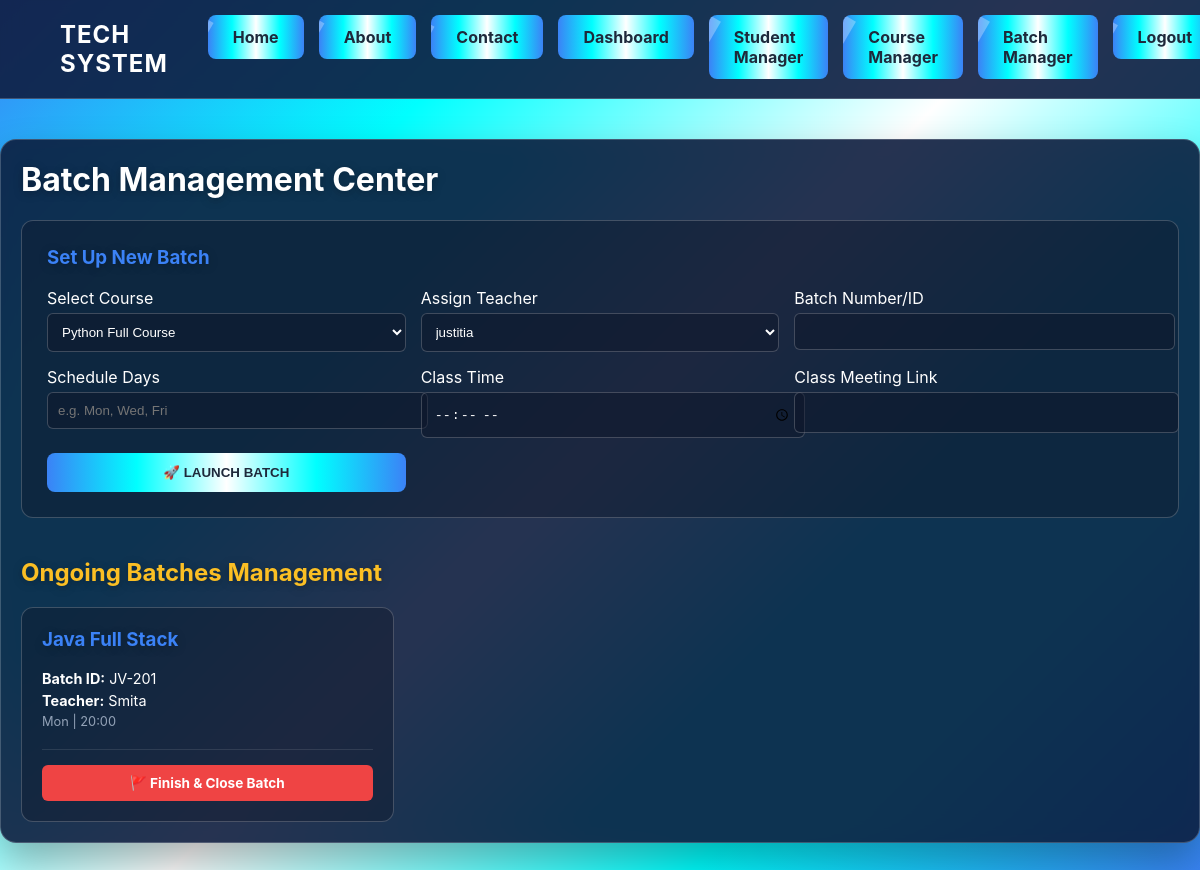
The app's page /batch-manager (signed in) with its own data.
### app/models.py (models this page shows)
class Batch(models.Model):
    batch_number = models.CharField(max_length=50, unique=True)
    course = models.ForeignKey(Course, on_delete=models.CASCADE)
    teacher = models.ForeignKey(Teacher, on_delete=models.SET_NULL, null=True)
    class_link = models.URLField(max_length=500, null=True, blank=True)
    is_completed = models.BooleanField(default=False)
    schedule_days = models.CharField(
        max_length=100,
        help_text="e.g. Mon, Wed, Fri"
    )
    schedule_time = models.TimeField(null=True, blank=True)
    is_completed = models.BooleanField(default=False)
    completion_requested = models.BooleanField(default=False)

class Course(models.Model):
    title = models.CharField(max_length=100)
    description = models.TextField()
    subject_code = models.CharField(max_length=20, unique=True)
    fee = models.DecimalField(max_digits=10, decimal_places=2, default=0.00)
    is_paid = models.BooleanField(default=False)
    is_free = models.BooleanField(default=False)

class Teacher(models.Model):
    name = models.CharField(max_length=100)
    email = models.EmailField(unique=True)
    password = models.CharField(max_length=100)
    is_active = models.BooleanField(default=False) # Admin must allow them to join

### app/views.py (the view, shortened to what this page needs)
# urls.py: path('batch-manager', views.batch_manager, name='batch_manager'),
def batch_manager(request):
    if request.session.get('role') != 'superadmin':
        return redirect('/login')
    if request.method == "POST" and request.POST.get('create_batch'):
        return redirect('/batch-manager')
    completion_requests = Batch.objects.filter(
        completion_requested=True,
        is_completed=False
    ).select_related('course', 'teacher')
    active_batches = Batch.objects.filter(
        is_completed=False,
        completion_requested=False
    ).select_related('course', 'teacher')
    return render(request, 'batch_manager.html', {
        'completion_requests': completion_requests,
        'active_batches': active_batches,
        'courses': Course.objects.all(),
        'teachers': Teacher.objects.filter(is_active=True)
    })

### app/templates/batch_manager.html (shortened to what this page needs)
{% load static %}
<!DOCTYPE html>
<html lang="en">
<head>
    <link rel="stylesheet" href="{% static 'css/style.css' %}?v=1.9">
</head>
<body>
    <nav class="navbar">
        <div class="logo"><strong>TECH SYSTEM</strong></div>
        <ul class="nav-links">
            <li><a href="/home">Home</a></li>
            <li><a href="/aboutus">About</a></li>
            <li><a href="/contactus">Contact</a></li>
            {% if request.session.role == 'admin' or request.session.role == 'superadmin' %}
                <li><a href="/admin-dash">Dashboard</a></li>
                <li><a href="/student-manager">Student Manager</a></li>
                <li><a href="/course-manager">Course Manager</a></li>
                <li><a href="/batch-manager">Batch Manager</a></li>
            {% endif %}
            {% if request.session.role %}
                <li><a href="/logout">Logout</a></li>
            {% else %}
                <li><a href="/login">Login</a></li>
                <li><a href="/register">Register</a></li>
            {% endif %}
        </ul>
    </nav>
   <div class="container" style="max-width: 1200px; margin: 40px auto; padding: 20px;">
        <h1>Batch Management Center</h1>
        <div style="background: rgba(15, 23, 42, 0.4); padding: 25px; border-radius: 12px; border: 1px solid var(--border); margin-bottom: 40px;">
            <h3 style="margin-top: 0; color: #3b82f6;">Set Up New Batch</h3>
            <form action="/batch-manager" method="POST" style="display: grid; grid-template-columns: 1fr 1fr 1fr; gap: 15px;">
                <div>
                    <label>Select Course</label>
                    <select name="course_id" required>
                        {% for c in courses %}<option value="{{ c.id }}">{{ c.title }}</option>{% endfor %}
                    </select>
                </div>
                <div>
                    <label>Assign Teacher</label>
                    <select name="teacher_id" required>
                        {% for t in teachers %}<option value="{{ t.id }}">{{ t.name }}</option>{% endfor %}
                    </select>
                </div>
                <div>
                    <label>Batch Number/ID</label>
                    <input type="text" name="batch_num" required>
                </div>
                <div>
                    <label>Schedule Days</label>
                    <input type="text" name="days" placeholder="e.g. Mon, Wed, Fri" required>
                </div>
                <div>
                    <label>Class Time</label>
                    <input type="time" name="time" required>
                </div>
                <div>
                    <label>Class Meeting Link</label>
                    <input type="url" name="class_link">
                </div>
                <button type="submit" class="btn-launch">🚀 LAUNCH BATCH</button>
            </form>
        </div>
        <h2 style="color: #fbbf24;">Ongoing Batches Management</h2>
        <div style="display: grid; grid-template-columns: repeat(auto-fill, minmax(300px, 1fr)); gap: 20px; margin-top: 20px;">
            {% for b in active_batches %}
            <div style="background: rgba(15, 23, 42, 0.4); border: 1px solid var(--border); padding: 20px; border-radius: 12px; display: flex; flex-direction: column; justify-content: space-between;">
                <div>
                    <h3 style="margin-top: 0; color: #3b82f6;">{{ b.course.title }}</h3>
                    <p style="margin: 5px 0; font-size: 0.9rem;"><strong>Batch ID:</strong> {{ b.batch_number }}</p>
                    <p style="margin: 5px 0; font-size: 0.9rem;"><strong>Teacher:</strong> {{ b.teacher.name }}</p>
                    <p style="margin: 5px 0; font-size: 0.8rem; color: #94a3b8;">{{ b.schedule_days }} | {{ b.schedule_time|time:"H:i" }}</p>
                </div>
                <div style="margin-top: 15px; border-top: 1px solid rgba(255,255,255,0.1); padding-top: 15px;">
                    <a href="/batch-manager?finish_batch=true&bid={{ b.id }}"
                       onclick="return confirm('Are you sure? This will move the batch to the Teacher Feedback tab and mark all student statuses as Completed.')"
                       style="display: block; text-align: center; background: #ef4444; color: white; padding: 10px; border-radius: 6px; text-decoration: none; font-weight: bold; font-size: 0.85rem;">
                       🚩 Finish & Close Batch
                    </a>
                </div>
            </div>
            {% empty %}
            <p style="color: #94a3b8;">No ongoing batches to display.</p>
            {% endfor %}
        </div>
    </div>
</body>
</html>

### app/static/css/style.css (style rules this page uses)
:root { --med-blue: #3b82f6; --fluro-blue: #00ffff; --white: #ffffff; --card-bg: rgba(15, 29, 63, 0.9)!important; --nav-bg: rgba(15, 29, 65, 0.9) !important; --text: #ffffff; --accent: #00ffff; --border: rgba(255, 255, 255, 0.2); }
body { background: linear-gradient(135deg, var(--med-blue) 0%, var(--fluro-blue) 25%, var(--white) 50%, var(--fluro-blue) 75%, var(--med-blue) 100%) !important; background-attachment: fixed !important; min-height: 100vh; margin: 0; font-family: 'Inter', sans-serif; }
.navbar { background: var(--nav-bg); padding: 15px 5%; display: flex; justify-content: space-between; align-items: center; border-bottom: 1px solid var(--border); backdrop-filter: blur(10px); position: sticky; top: 0; z-index: 1000; }
.logo { font-size: 1.5rem; color: var(--text); font-weight: bold; letter-spacing: 1px; }
.nav-links { list-style: none; display: flex; gap: 15px; margin: 0; }
.nav-links a, .btn, button { position: relative; padding: 12px 25px; color: #1e293b !important; text-decoration: none; font-weight: 700; border-radius: 8px; background: linear-gradient(90deg, var(--med-blue), var(--fluro-blue), var(--white), var(--fluro-blue), var(--med-blue)) !important; background-size: 300% auto; overflow: hidden; transition: all 0.4s ease; display: inline-block; border: none; cursor: pointer; }
.nav-links a::after, .btn::after, button::after { content: ''; position: absolute; top: -50%; left: -110%; width: 100%; height: 200%; background: rgba(255, 255, 255, 0.3); transform: rotate(30deg); transition: all 0.6s ease; }
.container, .card, .portal-tab, .tab-content { max-width: 900px; margin: 40px auto; background: var(--card-bg) !important; padding: 40px; border-radius: 16px; backdrop-filter: blur(15px) saturate(150%) !important; border: 1px solid var(--border) !important; box-shadow: 0 20px 40px rgba(0, 0, 0, 0.3) !important; color: white !important; }
input, textarea, select { padding: 12px; background: rgba(15, 23, 42, 0.5); border: 1px solid var(--border); color: white; border-radius: 6px; width: 100%; margin-top: 5px; }
h1, h2, h3 { color: white; margin-top: 0; text-shadow: 0 2px 4px rgba(0, 0, 0, 0.2); }
h1, h2, h3 { text-shadow: 0 2px 10px rgba(0, 0, 0, 0.3); }
p { color: var(--text-muted); }

### app/templates/batch_manager.html (style rules this page uses)
input[type="text"], input[type="number"], select { padding: 10px; border-radius: 6px; background: rgba(15, 23, 42, 0.5); border: 1px solid var(--border); color: white; }

### records on screen
Batch: course "Java Full Stack", batch_number "JV-201", teacher.name "Smita", schedule_days "Mon", schedule_time "20:00"

### other values on screen
form field course_id "Python Full Course"
form field teacher_id "justitia"
